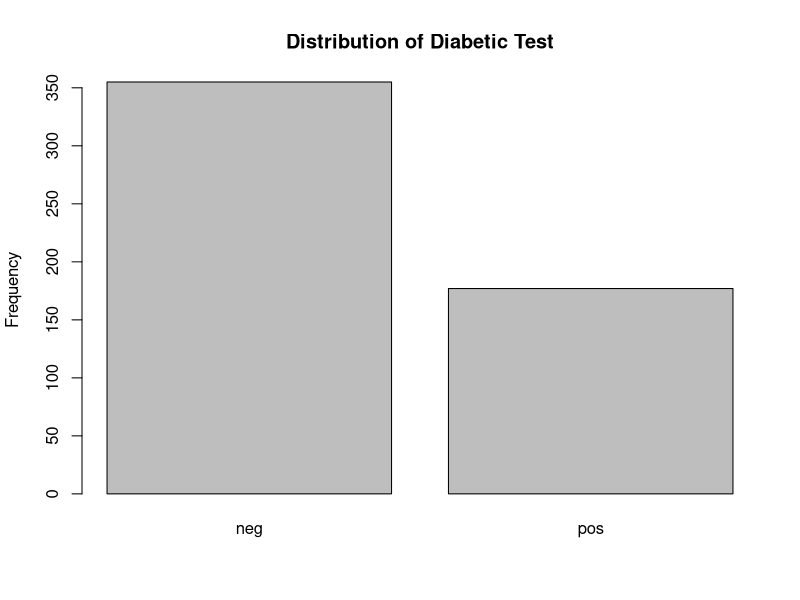

Generate this figure with R:
## ---- chunk 1
library(car) 
library(caret) # For building ML models
library(corrplot) # For correlation plot
library(tidyverse) # For ggplot and dplyr packages
library(mlbench) # For data sets
## ---- chunk 2
data("PimaIndiansDiabetes")
## ---- chunk 3
str(PimaIndiansDiabetes)

summary(PimaIndiansDiabetes)
## ---- chunk 4
head(PimaIndiansDiabetes, n = 4)

tail(PimaIndiansDiabetes, n = 4)
## ---- chunk 5
data <- PimaIndiansDiabetes %>%
  dplyr::filter(glucose != 0 & pressure != 0 & triceps != 0 & mass != 0)

summary(data)
## ---- chunk 6
input <- data["diabetes"]
summary(input)

output <- subset(data, select = -c(diabetes))
summary(output)
## ---- chunk 7
plot(input, main = "Distribution of Diabetic Test",
     ylab = "Frequency")
